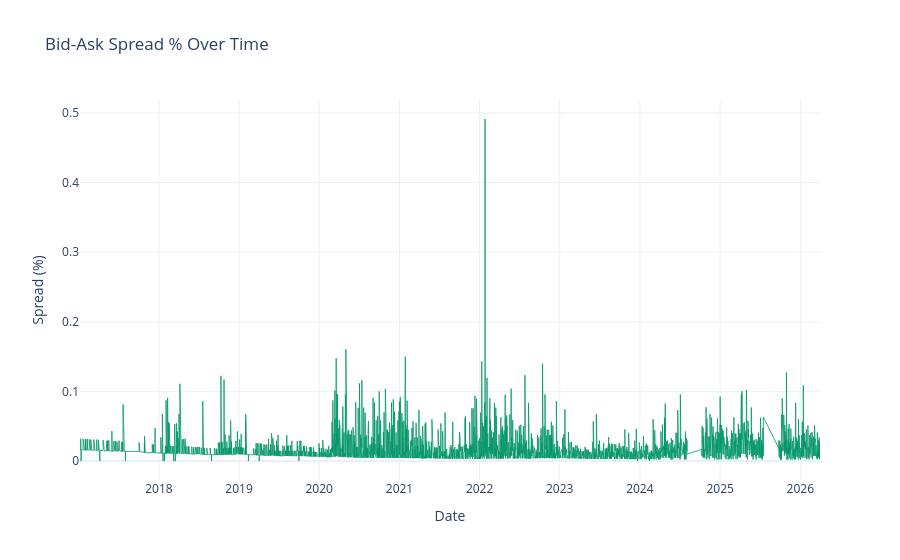

The notebook cell this image was saved under:
### Code cell
fig = go.Figure()
fig.add_trace(
    go.Scatter(
        x=df_model["quote_datetime"],
        y=df_model["spread_pct"],
        name="Spread %",
        line=dict(color="#059669", width=0.8),
    )
)
fig.update_layout(
    title="Bid-Ask Spread % Over Time",
    xaxis_title="Date",
    yaxis_title="Spread (%)",
    template="plotly_white",
)
fig.show()

### Figure 1 — Plotly figure (JSON) as saved in the notebook; plotly's stock layout.template omitted (floating-point values rounded to 4 significant figures; data arrays with more than 128 entries replaced by an {"elided": "..."} marker saying what was removed)
{"data": [{"line": {"color": "#059669", "width": 0.8}, "name": "Spread %", "type": "scatter", "x": {"elided": "15477 str values"}, "y": {"elided": "15477 float values"}}], "layout": {"title": {"text": "Bid-Ask Spread % Over Time"}, "xaxis": {"title": {"text": "Date"}}, "yaxis": {"title": {"text": "Spread (%)"}}}}
